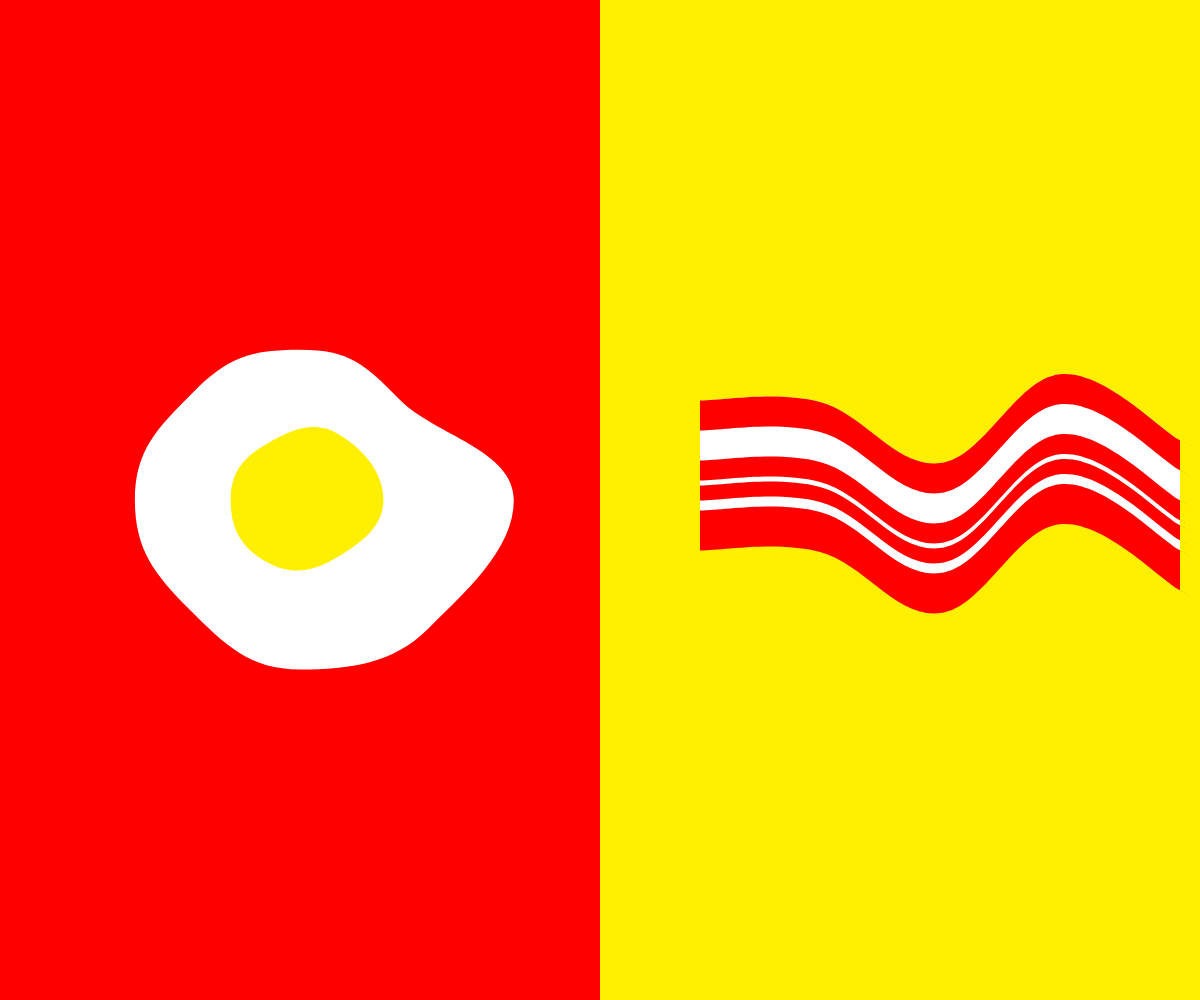
Frame 1 (no input)
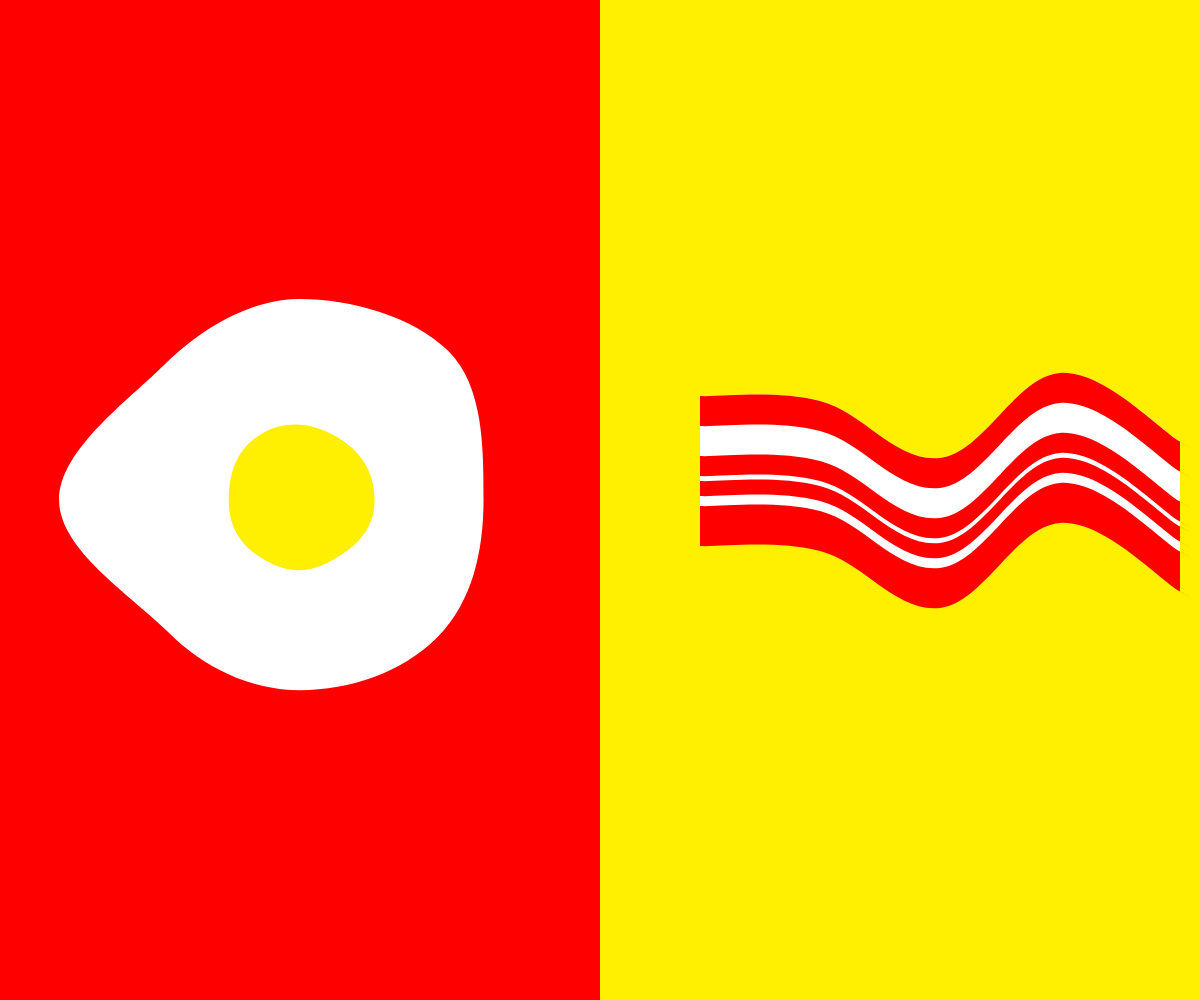
Frame 60 (no input)
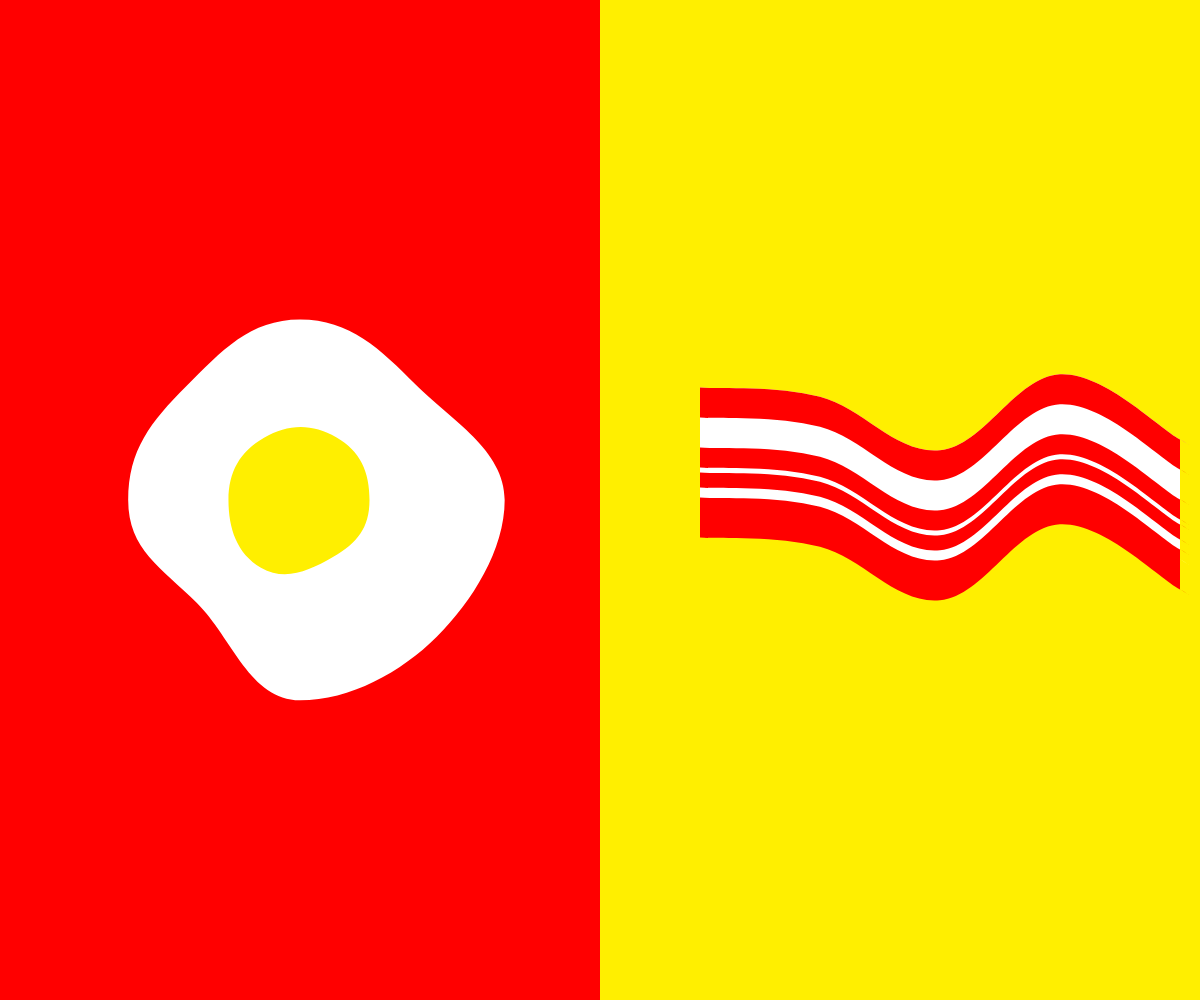
Frame 120 (the mouse pressed at the canvas centre since frame 60)

The p5.js sketch that drew these frames (run headless with seeded random() and noise() and a simulated clock; from frame 60 on, the mouse is pressed at the canvas centre):

// p5.js sketch
// ── sketch.js
var xoff = 0, xoff1 = 0, xoff2 = 0, vertices1, vertices2;
var bacon;

function setup() {
	createCanvas(windowWidth, windowHeight);
	noStroke();
	curveTightness(-0.1);
	bacon = new Bacon(0, 120, 240, 360, 480);
}

function draw() {
	background('#ffef00');

	fill(255, 0, 0);
	rect(0, 0, width / 2, height);
	translate(width / 4, height / 2);

	egg();

	translate(width / 3, - 200);

	bacon.update();
	bacon.render();
}

function egg() {
	fill(255);
	vertices1 = [];
	for(i = 0; i < 8; i ++) {
		var angle = 2 * PI * (i / 8);
		var r = map(noise(xoff1 + 100 * i), 0, 1, 100, 270);
		vertices1.push(r * cos(angle), -r * sin(angle));
		xoff1 += (mouseX <= width / 2 ? 0.01 : 0.0002);
	}
	amoeba(0, 0, 50, vertices1);

	fill('#ffef00');
	vertices2 = [];
	for(i = 0; i < 6; i ++) {
		var angle = 2 * PI * (i / 6);
		var r = map(noise(xoff2 + 150 * i), 0, 1, 50, 100);
		vertices2.push(r * cos(angle), - r * sin(angle));
		xoff2 += (mouseX <= width / 2 ? 0.01 : 0.0002);
	}
	amoeba(0, 0, 28, vertices2);
}

function Bacon(x1, x2, x3, x4, x5) {
	this.x = [x1, x2, x3, x4, x5];
	this.y = [];

	this.update = function() {
		this.y = [
			noise(xoff) *150,
			noise(xoff + 1) * 250,
			noise(xoff + 2) * 250,
			noise(xoff + 3) * 250,
			noise(xoff + 4) * 250
		];

		xoff += (mouseX > width / 2 ? 0.06 : 0.001);
	};

	this.renderStrip = function(stripWidth) {
		noStroke();
		beginShape();
		curveVertex(this.x[0], this.y[0]);
		curveVertex(this.x[0], this.y[0]);
		curveVertex(this.x[1], this.y[1]);
		curveVertex(this.x[2], this.y[2]);
		curveVertex(this.x[3], this.y[3]);
		curveVertex(this.x[4], this.y[4]);
		curveVertex(this.x[4], this.y[4]);
		curveVertex(this.x[4], this.y[4]);
		curveVertex(this.x[4], this.y[4] + stripWidth);
		curveVertex(this.x[4], this.y[4] + stripWidth);
		curveVertex(this.x[4], this.y[4] + stripWidth);
		curveVertex(this.x[3], this.y[3] + stripWidth);
		curveVertex(this.x[2], this.y[2] + stripWidth);
		curveVertex(this.x[1], this.y[1] + stripWidth);
		curveVertex(this.x[0], this.y[0] + stripWidth);
		curveVertex(this.x[0], this.y[0] + stripWidth);
		endShape();
	};

	this.render = function() {
		fill(255);
		this.renderStrip(120);

		fill(255, 0, 0);
		this.renderStrip(30);
		translate(0, 60);
		this.renderStrip(20);
		translate(0, 25);
		this.renderStrip(15);
		translate(0, 25);
		this.renderStrip(40);
	}
}

// ── p5.amoeba.js
p5.prototype.amoeba = function(x, y, ctrl, vertices) {
  var segments = [];
  for(var i = 0; i < vertices.length; i += 2) {
    segments.push(new p5.Vector(vertices[i] - x, vertices[i + 1] - y));
  }
  segments.push(new p5.Vector(vertices[0] - x, vertices[1] - y));
  push();
  translate(x, y);
  beginShape();
  vertex(segments[0].x, segments[0].y);

  for(var i = 0; i < segments.length - 1; i ++) {
    var firstAngle =  segments[i].heading();
    var secondAngle = segments[i + 1].heading();
  
    bezierVertex(
      segments[i].x + ctrl * Math.sin(firstAngle),
      segments[i].y - ctrl * Math.cos(firstAngle),
      segments[i + 1].x - ctrl * Math.sin(secondAngle),
      segments[i + 1].y + ctrl * Math.cos(secondAngle),
      segments[i + 1].x,
      segments[i + 1].y
    );
  }

  endShape();
  pop();
};
